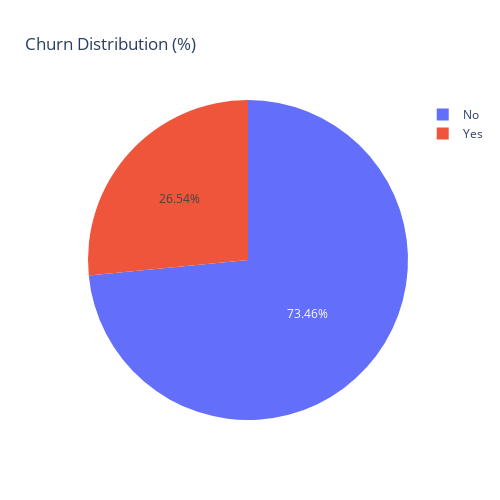

The notebook cell saved with this chart:
### Code cell
fig = px.pie(
    churn_share,
    values='Percentage',
    names='Churn',
    title='Churn Distribution (%)',
    width=500,
    height=500
)

fig.update_traces(
    texttemplate="%{value:.2f}%",
    hovertemplate="%{label}<br>%{value:.2f}%<extra></extra>"
)

fig.show()

### Figure 1 — Plotly figure (JSON) as saved in the notebook; plotly's stock layout.template omitted (floating-point values rounded to 4 significant figures)
{"data": [{"domain": {"x": [0, 1], "y": [0, 1]}, "hovertemplate": "%{label}<br>%{value:.2f}%<extra></extra>", "labels": ["No", "Yes"], "legendgroup": "", "name": "", "showlegend": true, "texttemplate": "%{value:.2f}%", "type": "pie", "values": [73.46, 26.54]}], "layout": {"height": 500, "legend": {"tracegroupgap": 0}, "title": {"text": "Churn Distribution (%)"}, "width": 500}}
